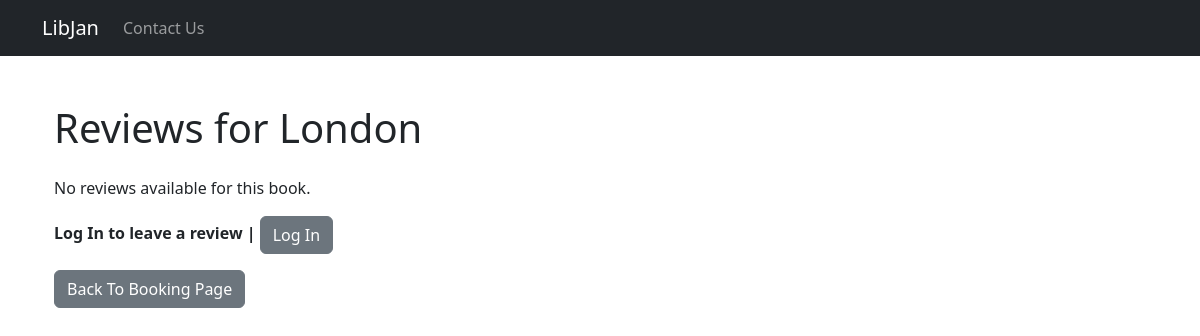
Page /author/2/London/reviews on the earlier database version.
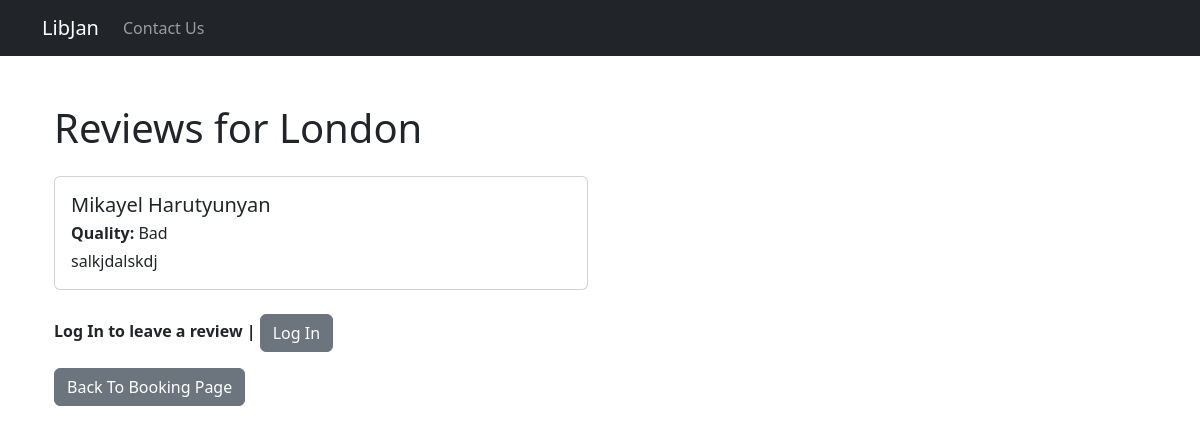
Same page on the later database version.
### books/models.py (models this page shows, shortened)
class BookReview(models.Model):
    REVIEW_CHOICES = [
        ('Great', 'Great'),
        ('Good', 'Good'),
        ('Decent', 'Decent'),
        ('Bad', 'Bad'),
        ('Terrible', 'Terrible'),
    ]
    client = models.ForeignKey(Client, on_delete=models.CASCADE)
    book = models.ForeignKey(Book, on_delete=models.CASCADE)
    review = models.CharField(max_length=500)
    rating = models.CharField(max_length=15, choices=REVIEW_CHOICES)
    created_at = models.DateTimeField(auto_now_add=True)

class Client(models.Model):
    user = models.OneToOneField(User, on_delete=models.CASCADE)
    address = models.CharField(max_length=100)

### books/views.py (the view, shortened to what this page needs)
# urls.py: path('author/<int:author_id>/<str:book_title>/reviews', views.book_reviews, name='book_reviews'),
def book_reviews(request, author_id, book_title):
    book = get_object_or_404(Book, title=book_title)
    reviews = BookReview.objects.filter(book=book)
    has_reviewed = False
    if not request.user.is_anonymous:
        client = get_object_or_404(Client, user=request.user)
        if BookReview.objects.filter(client=client, book=book).exists():
            has_reviewed = True
    return render(request, 'books/reviews.html', {'book': book, 'reviews': reviews, 'has_reviewed': has_reviewed})

### books/templates/books/reviews.html (shortened to what this page needs)
{% extends 'master.html' %}
{% block content %}
<div class="container mt-5">
    <h1 class="mb-4">Reviews for {{ book.title }}</h1>
    {% if reviews %}
        <div class="row row-cols-1 row-cols-md-2">
            {% for review in reviews %}
                <div class="col mb-4">
                    <div class="card">
                        <div class="card-body">
                            <h5 class="card-title mb-1">{{ review.client.user.first_name }} {{ review.client.user.last_name }}</h5>
                            <p class="card-text mb-1"><strong>Quality:</strong> {{ review.rating }}</p>
                            <p class="card-text">{{ review.review }}</p>
                        </div>
                    </div>
                </div>
            {% endfor %}
        </div>
    {% else %}
        <p>No reviews available for this book.</p>
    {% endif %}
    {% if user.is_authenticated %}
        {% if not has_reviewed %}
            <button class="btn btn-primary" onclick="openReviewForm()" style="margin-right: 5px;">Leave a Review</button>
        {% else %}
            <form method="post" style="display: inline-flex;">
                {% csrf_token %}
                <input type="hidden" name="delete_review">
                <button type="submit" class="btn btn-danger mb-3" style="margin-right: 5px;">Delete the Review</button>
            </form>
        {% endif %}
    {% else %}
        <p><strong>Log In to leave a review | </strong><a href="{% url 'login' %}" class="btn btn-secondary">Log In</a></p>
    {% endif %}
    <a href="{% url 'book_page' author_id=book.author.id book_title=book.title %}" class="btn btn-secondary" style="vertical-align: top;">Back To Booking Page</a>
</div>
{% endblock %}

Differences in the rows shown:
added BookReview: client.user.first_name "Mikayel", client.user.last_name "Harutyunyan", rating "Bad", review "salkjdalskdj"
Other differences:
text no longer shown: "No reviews available for this book."
